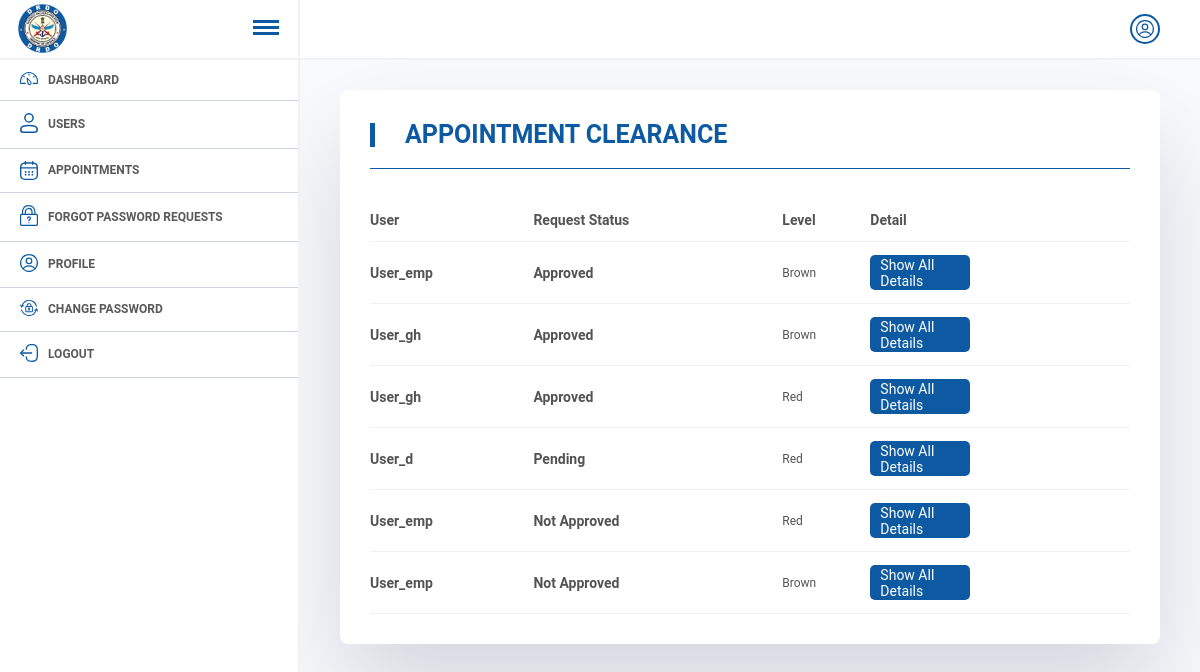
Page /adminpanel/saappnemt (signed in) on the committed database.
### home/models.py (models this page shows)
class Appointment(models.Model):
    posted_by = models.ForeignKey(User, on_delete=models.CASCADE,null=True, blank=True, related_name="postted_byy")
    pvt_request = models.BooleanField(default=False)
    name = models.CharField(max_length=200 , null=True,blank=True)
    age = models.CharField(max_length=20 , null=True,blank=True)
    height = models.CharField(max_length=20 , null=True,blank=True)
    organization_name = models.CharField(max_length=200, null=True, blank=True)
    r_user = models.ForeignKey(User,on_delete=models.CASCADE, related_name="r_user")
    gh_dh = models.ForeignKey(User, on_delete= models.CASCADE,related_name="gh_dh", null=True, blank=True)
    tech_dir = models.ForeignKey(User, on_delete= models.CASCADE,related_name="tech_dir", null=True, blank=True)
    clearance_level = models.CharField(max_length= 200, choices=clearance_level)
    accommodation_requirement= models.BooleanField(default=False)
    date = models.DateTimeField(auto_now_add=False)
    transporation_requirement = models.BooleanField(default=False)
    description = models.TextField()
    dh_gh_clr = models.CharField(max_length=50, choices=status , null=True, blank=True, default="Pending")
    tech_dir_clr = models.CharField(max_length=50, choices=status , null=True, blank=True, default="Pending")
    ass_dir_clr = models.CharField(max_length=50, choices=status , null=True, blank=True, default="Pending")
    dir_clr = models.CharField(max_length=50, choices=status , null=True, blank=True, default="Pending")
    send_security = models.BooleanField(default=False, null=True, blank=True)
    ld = models.ForeignKey(User, on_delete=models.CASCADE , null=True, blank=True, related_name="oic_officer")
    tem_id = models.UUIDField(default=uuid.uuid4())
    reason_cancelation = models.TextField(null = True, blank=True)
    items = models.TextField(null=True, blank=True, default=None)
    purpose = models.TextField(null=True, blank=True, default=None)
    duration = models.CharField(max_length=20, null=True, blank=True)
    send_oic = models.BooleanField(default=False)
    perm_id = models.CharField(max_length =50, null=True,blank=True)
    close_clearance = models.BooleanField(default=False)
    close_clearance_reason = models.TextField(null=True, blank=True)
    visited_staus = models.CharField(max_length=200, choices= visit_domain ,default="pending")
    final_status = models.CharField(max_length=50, choices=status, default="Pending")
    created_at = models.DateTimeField(auto_now_add= True, null=True,blank=True)
    security_officer = models.ForeignKey(User,null=True,blank=True, on_delete= models.CASCADE,related_name="so_officer")

class User(AbstractBaseUser, PermissionsMixin):
    position = models.CharField(max_length = 40, choices=postions)
    name = models.CharField(max_length=150)
    department = models.ForeignKey(Department, on_delete=models.CASCADE, null=True, blank=True)
    image = models.ImageField(upload_to="images", null=True, blank=True)
    employee_id = models.CharField(max_length=20, null=True, blank=True)
    gh_dh_user = models.ForeignKey("self",on_delete=models.CASCADE,null=True,blank=True,related_name="gh_dhh")
    tech_dir_user = models.ForeignKey("self",on_delete=models.CASCADE,null=True, blank=True, related_name="tech_dirr")
    is_staff = models.BooleanField(default=False)
    is_active = models.BooleanField(default=True)
    adhaar_no = models.CharField(max_length=20, null=True, blank=True, default=None)
    location = models.TextField(null=True, blank=True, default=None)
    department_access = models.BooleanField(default=False, null=True, blank=True)
    pis = models.CharField(max_length=200, unique=True)
    designation = models.CharField(max_length=50,null=True,blank=True)
    objects = UserManager()
    USERNAME_FIELD = 'pis'
    def __str__(self) -> str:
        return self.name

### adminapp/views.py (the view)
# urls.py: path("saappnemt", show_all_appointments,name="showapp"),
@login_required
def show_all_appointments(request):
    if request.user.is_staff == True:
        appointments = {}
        try:
            appointments = Appointment.objects.all()
        except Exception as e:
            messages.warning("Something went wrong.")
        context = {"objs": appointments}
        return render(request, "showappointment.html",context)
    return redirect("/")

### home/context_processors.py (called while the page is built)
def my_context_processor(request):
    dir_objs= Appointment.objects.filter(Q(date__gte = datetime.now()) & Q(final_status= "Pending")).count()
    dir_objs1 = Appointment.objects.filter(Q(date__gte = datetime.now()) & Q(final_status= "Pending"))
    context = {}
    context["dir_objs"] = dir_objs
    context["dir_objs1"] = dir_objs1
    context["user"] = request.user
    return {"data":context}

### templates/showappointment.html
{% extends 'foundation.html' %}
{% block admincontent %}
<div class="dashboard-wrapper appointment-sec">
<div class="title">
  <h2 class="section--title" style="text-align: center">Appointment Clearance</h2>
</div>
<table id="thtable" class="table appointment-teble">
  <tr>
    <th>User</th>
    <th>Request Status</th>
    <th>Level</th>
    <th>Detail</th>
  </tr>
<tbody>
  {% for obj in objs %}
  <tr>
    <th >{{obj.r_user}}</th>
    <th>{{obj.final_status}}</th>
    <td>{{obj.clearance_level}}</td>
    <td>
      <a href="{% url 'showfullrequest' obj.id %}" class="add" style="width: 100px">Show All Details</a>
    </td>
  </tr>
  {% endfor %}
</tbody>
</table>
</div>
{% endblock admincontent %}

### static/css/main.css (style rules this page uses)
* { margin: 0; padding: 0; box-sizing: border-box; font-family: 'Roboto', sans-serif; }
body { position: relative; width: 100%; }
a { text-decoration: none; }
.title { display: flex; align-items: center; justify-content: space-between; margin: 30px 0 30px 0; padding: 0 0 19px 0; border-bottom: 1px solid #0d5aa3; }
.section--title { font-weight: 400; }
.add { display: flex; align-items: center; padding: 5px 10px; outline: none; border: none; font-size: 14px; height: 35px; background-color: #0d5aa3; color: #fff; border-radius: 5px; cursor: pointer; transition: .3s; }
.table { overflow-x: auto; }
.table tbody td, .table tbody th { padding: 5px 10px; }
table { width: 100%; text-align: left; border-collapse: collapse; }
tr { border-bottom: 1px solid #f1f1f1; }
td, th { padding-block: 20px; text-align: left; margin-right: 10px; }
.dashboard-wrapper { margin: 30px 0px; padding: 30px 30px; border-radius: 8px; background: #fff; box-shadow: rgba(17, 12, 46, 0.15) 0px 48px 100px 0px; }
.title h2 { position: relative; font-size: 25px; padding-left: 35px; text-transform: uppercase; font-weight: 600; color: #0d5aa3; }
.title h2:after { position: absolute; content: ""; top: 3px; left: 0; width: 5px; height: 24px; background: #0d5aa3; }
.dashboard-wrapper table td { color: #535353; text-transform: capitalize; font-size: 13px; }
.dashboard-wrapper.appointment-sec { padding-top: 0px; }
.dashboard-wrapper.appointment-sec { overflow-x: auto; width: 100%; }
.appointment-teble tr th { font-size: 12px; text-transform: capitalize; }
.appointment-teble tr td { font-size: 12px; text-transform: capitalize; }
.dashboard-wrapper table th { color: #535353; text-transform: capitalize; font-size: 14px; }
.profile-d table, th, td { border: none !important; border-collapse: collapse; font-size: 13px; color: #000000a3; padding: 13px 0 !important; }

### rows in the picture
Appointment: r_user "User_emp", final_status "Approved", clearance_level "Brown"
Appointment: r_user "User_gh", final_status "Approved", clearance_level "Brown"
Appointment: r_user "User_gh", final_status "Approved", clearance_level "Red"
Appointment: r_user "User_d", final_status "Pending", clearance_level "Red"
Appointment: r_user "User_emp", final_status "Not Approved", clearance_level "Red"
Appointment: r_user "User_emp", final_status "Not Approved", clearance_level "Brown"
